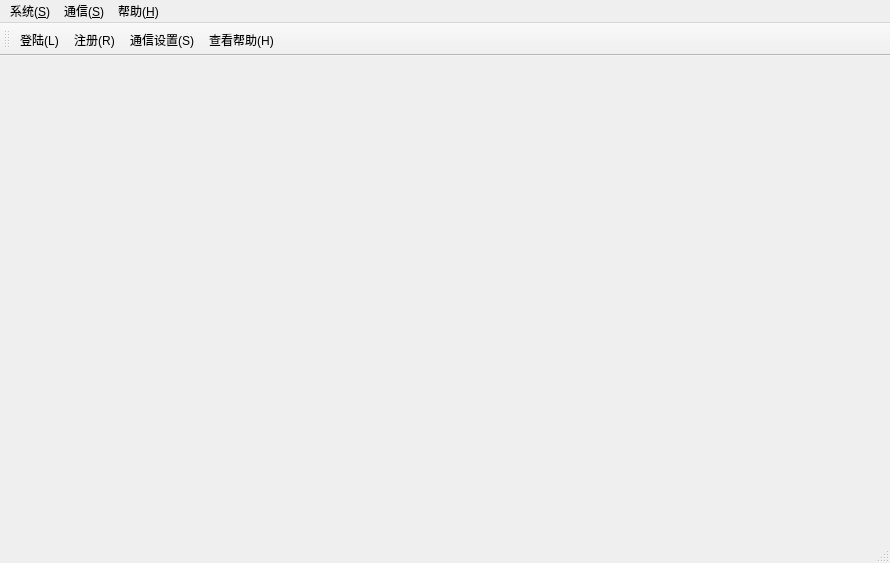
<?xml version="1.0" encoding="UTF-8"?>
<ui version="4.0">
 <class>MainWindow</class>
 <widget class="QMainWindow" name="MainWindow">
  <property name="geometry">
   <rect>
    <x>0</x>
    <y>0</y>
    <width>890</width>
    <height>563</height>
   </rect>
  </property>
  <property name="windowTitle">
   <string>MainWindow</string>
  </property>
  <widget class="QWidget" name="centralWidget">
   <widget class="QLabel" name="label">
    <property name="geometry">
     <rect>
      <x>10</x>
      <y>0</y>
      <width>871</width>
      <height>461</height>
     </rect>
    </property>
    <property name="text">
     <string>&lt;html&gt;&lt;head/&gt;&lt;body&gt;&lt;p&gt;&lt;img src=&quot;:/new/photo_2.jpg&quot;/&gt;&lt;/p&gt;&lt;/body&gt;&lt;/html&gt;</string>
    </property>
    <property name="scaledContents">
     <bool>true</bool>
    </property>
   </widget>
  </widget>
  <widget class="QMenuBar" name="menuBar">
   <property name="geometry">
    <rect>
     <x>0</x>
     <y>0</y>
     <width>890</width>
     <height>30</height>
    </rect>
   </property>
   <widget class="QMenu" name="menu_S">
    <property name="title">
     <string>系统(&amp;S)</string>
    </property>
    <addaction name="action_L"/>
    <addaction name="action_R"/>
    <addaction name="action_M"/>
    <addaction name="action_X"/>
   </widget>
   <widget class="QMenu" name="menu_S_2">
    <property name="title">
     <string>通信(&amp;S)</string>
    </property>
    <addaction name="action_S"/>
    <addaction name="action_C"/>
    <addaction name="action_F"/>
    <addaction name="action_V"/>
    <addaction name="action_E"/>
   </widget>
   <widget class="QMenu" name="menu_H">
    <property name="title">
     <string>帮助(&amp;H)</string>
    </property>
    <addaction name="action_H"/>
    <addaction name="action_F_2"/>
    <addaction name="separator"/>
    <addaction name="action_A"/>
   </widget>
   <addaction name="menu_S"/>
   <addaction name="menu_S_2"/>
   <addaction name="menu_H"/>
  </widget>
  <widget class="QToolBar" name="mainToolBar">
   <attribute name="toolBarArea">
    <enum>TopToolBarArea</enum>
   </attribute>
   <attribute name="toolBarBreak">
    <bool>false</bool>
   </attribute>
   <addaction name="action_L"/>
   <addaction name="action_R"/>
   <addaction name="action_S"/>
   <addaction name="action_H"/>
  </widget>
  <widget class="QStatusBar" name="statusBar"/>
  <action name="action_L">
   <property name="icon">
    <iconset>
     <normaloff>:/new/pic/images/登录.png</normaloff>:/new/pic/images/登录.png</iconset>
   </property>
   <property name="text">
    <string>登陆(&amp;L)</string>
   </property>
  </action>
  <action name="action_R">
   <property name="icon">
    <iconset>
     <normaloff>:/new/pic/images/注册.PNG</normaloff>:/new/pic/images/注册.PNG</iconset>
   </property>
   <property name="text">
    <string>注册(R)</string>
   </property>
  </action>
  <action name="action_M">
   <property name="icon">
    <iconset>
     <normaloff>:/new/pic/images/修改.PNG</normaloff>:/new/pic/images/修改.PNG</iconset>
   </property>
   <property name="text">
    <string>修改密码(&amp;M)</string>
   </property>
  </action>
  <action name="action_X">
   <property name="text">
    <string>退出(&amp;X)</string>
   </property>
  </action>
  <action name="action_C">
   <property name="icon">
    <iconset>
     <normaloff>:/new/pic/images/收发字符.PNG</normaloff>:/new/pic/images/收发字符.PNG</iconset>
   </property>
   <property name="text">
    <string>收发字符(&amp;C)</string>
   </property>
  </action>
  <action name="action_F">
   <property name="icon">
    <iconset>
     <normaloff>:/new/pic/images/收发文件.PNG</normaloff>:/new/pic/images/收发文件.PNG</iconset>
   </property>
   <property name="text">
    <string>收发文件(&amp;F)</string>
   </property>
  </action>
  <action name="action_V">
   <property name="icon">
    <iconset>
     <normaloff>:/new/pic/images/查看文件.PNG</normaloff>:/new/pic/images/查看文件.PNG</iconset>
   </property>
   <property name="text">
    <string>查看文件(&amp;V)</string>
   </property>
  </action>
  <action name="action_H">
   <property name="icon">
    <iconset>
     <normaloff>:/new/pic/images/帮助.PNG</normaloff>:/new/pic/images/帮助.PNG</iconset>
   </property>
   <property name="text">
    <string>查看帮助(&amp;H)</string>
   </property>
  </action>
  <action name="action_F_2">
   <property name="icon">
    <iconset>
     <normaloff>:/new/pic/images/意见反馈.PNG</normaloff>:/new/pic/images/意见反馈.PNG</iconset>
   </property>
   <property name="text">
    <string>意见反馈(&amp;F)</string>
   </property>
  </action>
  <action name="action_A">
   <property name="icon">
    <iconset>
     <normaloff>:/new/pic/images/关于系统.PNG</normaloff>:/new/pic/images/关于系统.PNG</iconset>
   </property>
   <property name="text">
    <string>关于系统(&amp;A)</string>
   </property>
  </action>
  <action name="action_S">
   <property name="icon">
    <iconset>
     <normaloff>:/new/pic/images/通信设置.PNG</normaloff>:/new/pic/images/通信设置.PNG</iconset>
   </property>
   <property name="text">
    <string>通信设置(&amp;S)</string>
   </property>
  </action>
  <action name="action_E">
   <property name="text">
    <string>串口通讯设置(E)</string>
   </property>
  </action>
 </widget>
 <layoutdefault spacing="6" margin="11"/>
 <resources/>
 <connections/>
</ui>
